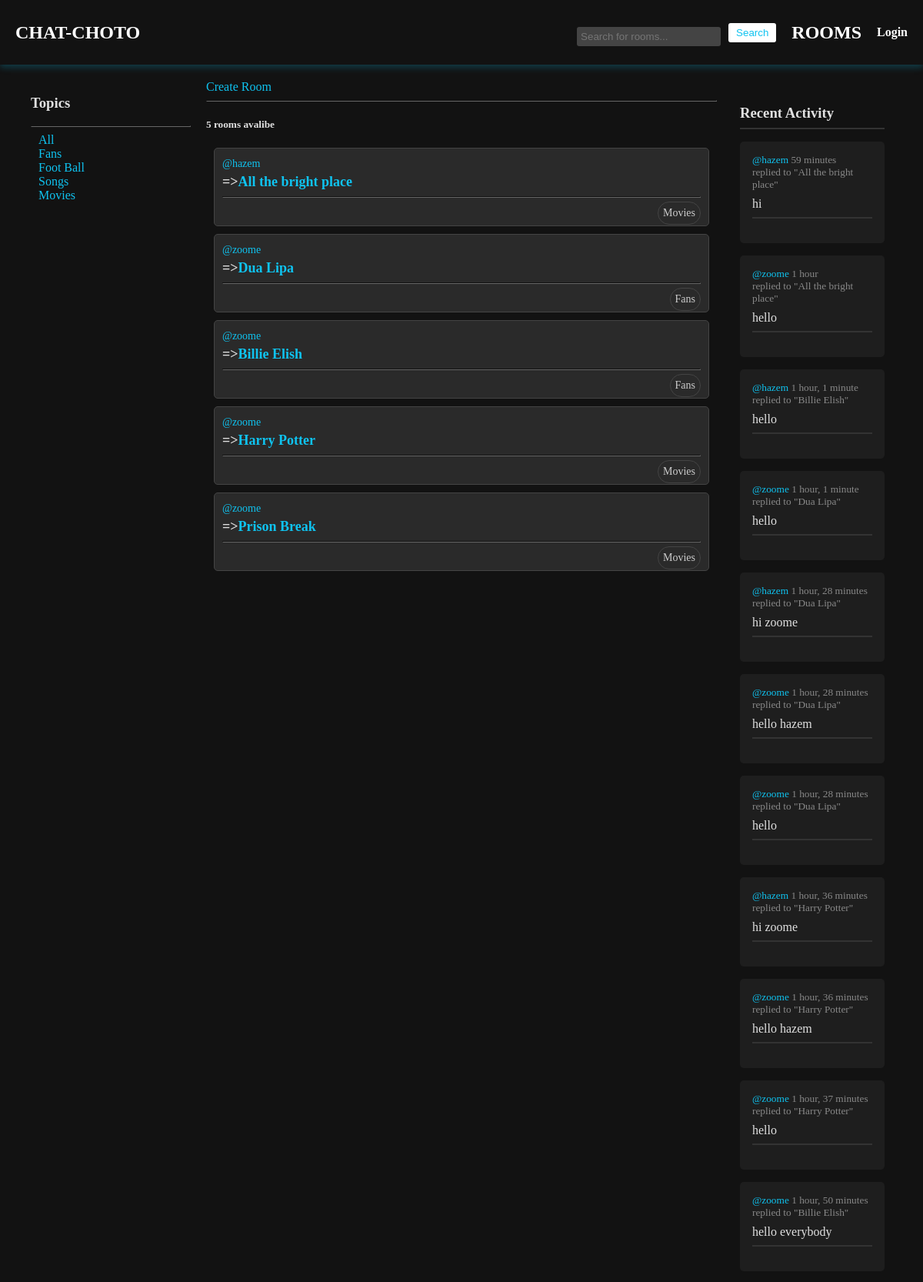
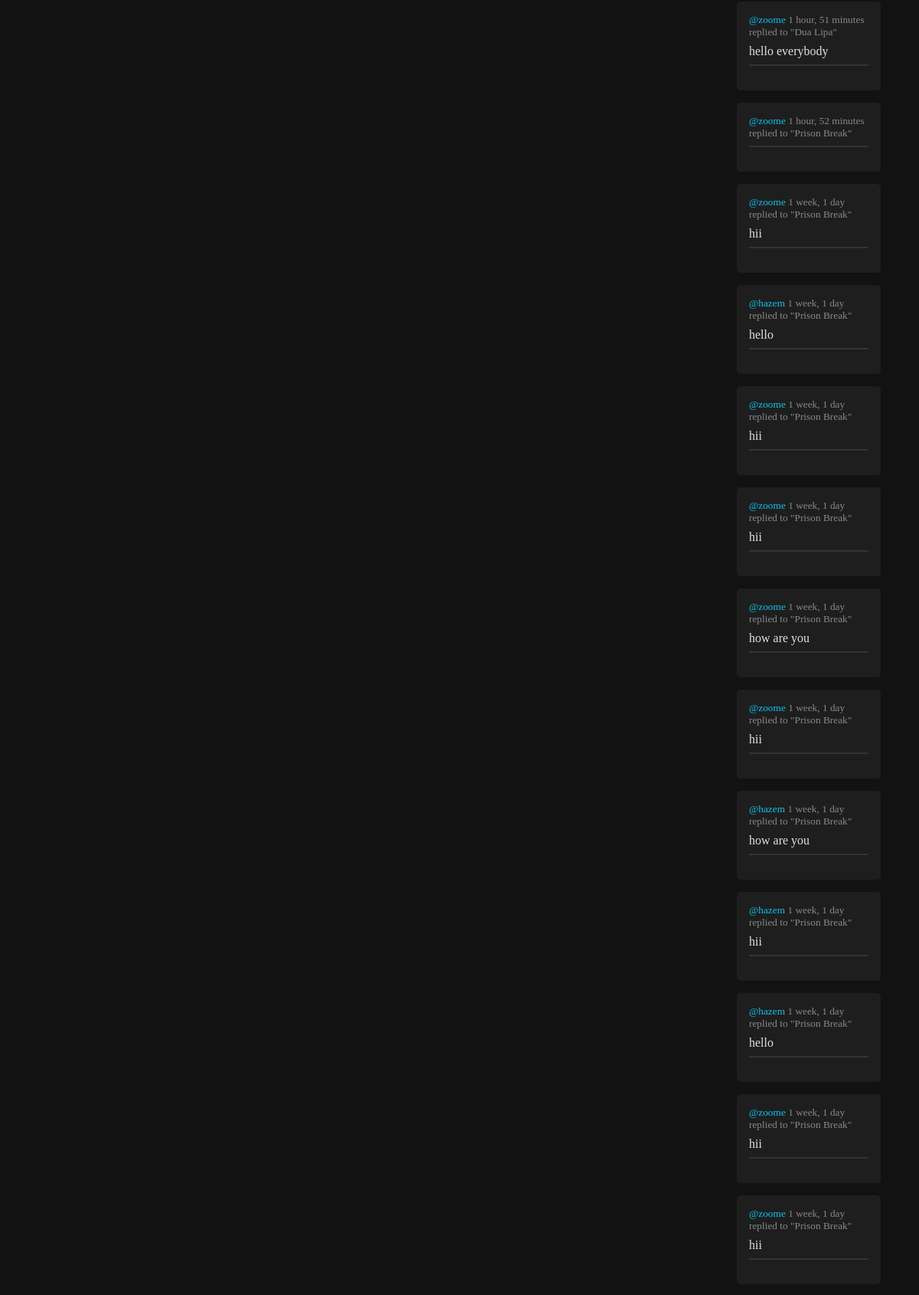
/rooms/ (upper part), run on the app's committed database (2 pictures, top to bottom).
### app/models.py (models this page shows, shortened)
class Topic(models.Model):
    name = models.CharField(max_length=200)

class Room(models.Model):
    host = models.ForeignKey(User, on_delete=models.SET_NULL, null=True)
    topic = models.ForeignKey(Topic, on_delete=models.SET_NULL, null=True)
    name = models.CharField(max_length=200)
    description = models.TextField(null=True)
    participants = models.ManyToManyField(User, related_name="participants", blank=True)
    created = models.DateTimeField(auto_now_add=True)
    updated = models.DateTimeField(auto_now=True)
    class Meta:
        ordering = ['-updated', '-created']
    def __str__(self):
        return self.name

class User(AbstractUser):
    name = models.CharField(max_length=200, null=True)
    email = models.EmailField(unique=True)
    bio = models.TextField(null=True)
    avatar = models.ImageField(default="profile.png")
    USERNAME_FIELD = 'username'
    REQUIRED_FIELDS = []

class Message(models.Model):
    user = models.ForeignKey(User, on_delete=models.CASCADE)
    room = models.ForeignKey(Room, on_delete=models.CASCADE)
    body = models.TextField(blank=True, null=True)
    file = models.FileField(upload_to='files/', blank=True, null=True)
    extension = models.CharField(max_length=10, null=True, blank=True)
    created = models.DateTimeField(auto_now_add=True)
    updated = models.DateTimeField(auto_now=True)
    class Meta:
        ordering = ['-updated', '-created']

### app/views.py (the view)
# urls.py: path('rooms/', views.getRooms),
def rooms(request):
    q = request.GET.get('q')
    if q:
        contact = Room.objects.filter(
            Q(topic__name__contains=q) |
            Q(name__contains=q)
        )
        if not contact:
            return render(request, 'room.html', {'room': None})
        room_messages = Message.objects.filter(
            Q(room__topic__name__contains=q)
        )
    else:
        contact = Room.objects.all()
        room_messages = Message.objects.filter(
            Q(room__topic__name__contains='')
        )
    rooms_count = contact.count()
    topics = Topic.objects.all()
    return render(request, 'rooms.html', {'rooms': contact, 'topics': topics, 'rooms_count': rooms_count, 'room_messages': room_messages})

### templates/rooms.html (shortened to what this page needs)
{% extends 'main.html' %}
{% block body %}
<div class="container">
    <div>
        {% include 'topic_component.html' %}
    </div>
    <div>
        <a href="/create-room">Create Room</a>
        <hr>
        <h5> {{rooms_count}} rooms avalibe</h5>
        {% include 'feed_component.html' %}
    </div>
    <div>
        {% include 'activity_component.html' %}
    </div>
</div>
{% endblock body %}

### templates/topic_component.html
<h3>Topics</h3>
<hr>
<div>
    <a href="/rooms">All</a>
</div>
{% for topic in topics %}
    <div>
        <a href="/rooms/?q={{topic.name}}">{{topic.name}}</a>
    </div>
{% endfor %}

### templates/feed_component.html (shortened to what this page needs)
<div class="room-list" style="text-align: initial;">
    {% for room in rooms %}
        <div class="room-item">
            <a href="/profile/{{room.host.id}}" class="host-link">@{{room.host.username}}</a>
            <h5 class="room-title">
                =><a href="/room/{{room.id}}" class="room-link">{{room.name}}</a>
            </h5>
            <hr>
            <small class="room-topic">{{room.topic.name}}</small>
            <br>
        </div>
    {% endfor %}
</div>

### templates/activity_component.html (shortened to what this page needs)
<div class="recent-activity">
<h3>Recent Activity</h3>
<hr>
{% for message in room_messages %}
<div>
    <small><a href="/profile/{{message.user.id}}">@{{message.user}}</a> {{message.created|timesince}} </small>
    <small>replied to "{{message.room}}"</small>
    <p>{{message.body}}</p>
    <hr>
</div>
{% endfor %}
</div>

### static/styles/main.css (style rules this page uses)
body { font-family: Arial, sans-serif; margin: 0; padding: 0; background-color: #121212; color: #E0E0E0 ; font-family: cursive; }
div { padding: 0 10px 0 10px; }
a { color: #0fc3f0; text-decoration: none; }
.recent-activity { margin-top: 2rem; }
.recent-activity h3 { margin-bottom: 0.5rem; }
.recent-activity hr { border: 1px solid #333333; margin-bottom: 1rem; }
.recent-activity div { padding: 1rem; background-color: #1E1E1E; border-radius: 5px; margin-bottom: 1rem; }
.recent-activity small { display: block; color: #888888; }
.recent-activity a { color: #0fc3f0; }
.recent-activity p { color: #E0E0E0; margin: 0.5rem 0; }
hr { border-color: #666; }
.room-list { margin-top: 20px; }
.room-item { padding: 10px; border: 1px solid #444; border-radius: 5px; margin-bottom: 10px; background-color: #2a2a2a; }
.host-link { font-size: 14px; text-decoration: none; }
.room-title { font-size: 18px; margin: 5px 0; }
.room-link { text-decoration: none; }
.room-topic { float: right; font-size: 14px; color: #ccc; border: 1px solid #444; border-radius: 20px; margin-top: -3px; padding: 6px; background-color: #2a2a2a00; }

### templates/rooms.html (style rules this page uses)
.container { display: grid; grid-template-columns: 1fr 3fr 1fr; }

### data on the page
Topic: name "Fans"
Topic: name "Foot Ball"
Topic: name "Songs"
Topic: name "Movies"
Room: host.username "hazem", name "All the bright place", topic.name "Movies"
Room: host.username "zoome", name "Dua Lipa", topic.name "Fans"
Room: host.username "zoome", name "Billie Elish", topic.name "Fans"
Room: host.username "zoome", name "Harry Potter", topic.name "Movies"
Room: host.username "zoome", name "Prison Break", topic.name "Movies"
Message: user "hazem", created "59 minutes", room "All the bright place", body "hi"
Message: user "zoome", created "1 hour", room "All the bright place", body "hello"
Message: user "hazem", created "1 hour, 1 minute", room "Billie Elish", body "hello"
Message: user "zoome", created "1 hour, 1 minute", room "Dua Lipa", body "hello"
Message: user "hazem", created "1 hour, 28 minutes", room "Dua Lipa", body "hi zoome"
Message: user "zoome", created "1 hour, 28 minutes", room "Dua Lipa", body "hello hazem"
Message: user "zoome", created "1 hour, 28 minutes", room "Dua Lipa", body "hello"
Message: user "hazem", created "1 hour, 36 minutes", room "Harry Potter", body "hi zoome"
Message: user "zoome", created "1 hour, 36 minutes", room "Harry Potter", body "hello hazem"
Message: user "zoome", created "1 hour, 37 minutes", room "Harry Potter", body "hello"
Message: user "zoome", created "1 hour, 50 minutes", room "Billie Elish", body "hello everybody"
Message: user "zoome", created "1 hour, 51 minutes", room "Dua Lipa", body "hello everybody"
Message: user "zoome", created "1 hour, 52 minutes", room "Prison Break"
Message: user "zoome", created "1 week, 1 day", room "Prison Break", body "hii"
Message: user "hazem", created "1 week, 1 day", room "Prison Break", body "hello"
Message: user "zoome", created "1 week, 1 day", room "Prison Break", body "hii"
Message: user "zoome", created "1 week, 1 day", room "Prison Break", body "hii"
Message: user "zoome", created "1 week, 1 day", room "Prison Break", body "how are you"
Message: user "zoome", created "1 week, 1 day", room "Prison Break", body "hii"
Message: user "hazem", created "1 week, 1 day", room "Prison Break", body "how are you"
Message: user "hazem", created "1 week, 1 day", room "Prison Break", body "hii"
Message: user "hazem", created "1 week, 1 day", room "Prison Break", body "hello"
Message: user "zoome", created "1 week, 1 day", room "Prison Break", body "hii"
Message: user "zoome", created "1 week, 1 day", room "Prison Break", body "hii"

### other printed values
{{ rooms_count }} "5"
